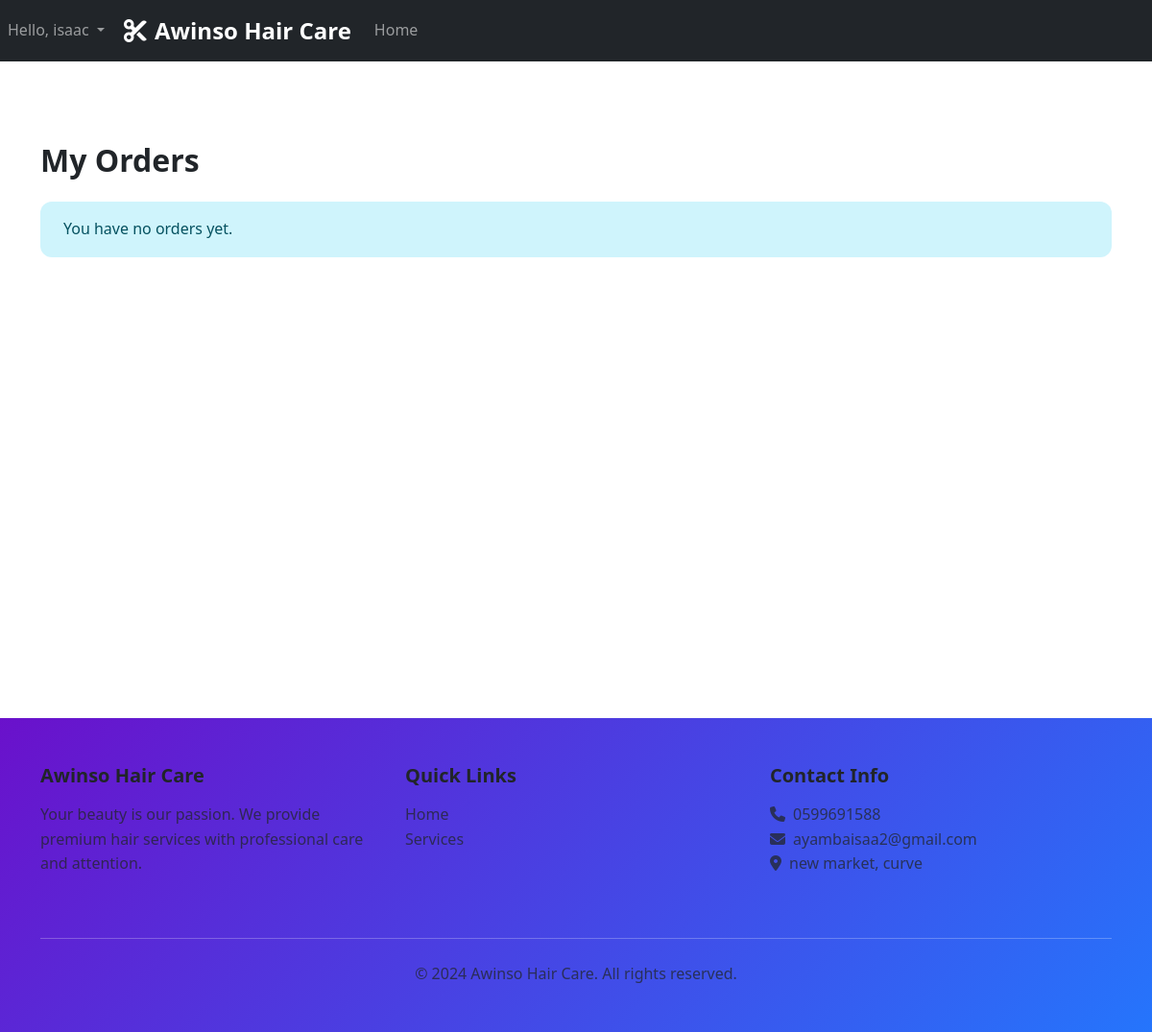
/my-orders/ (signed in), run on an earlier commit of the app's database.
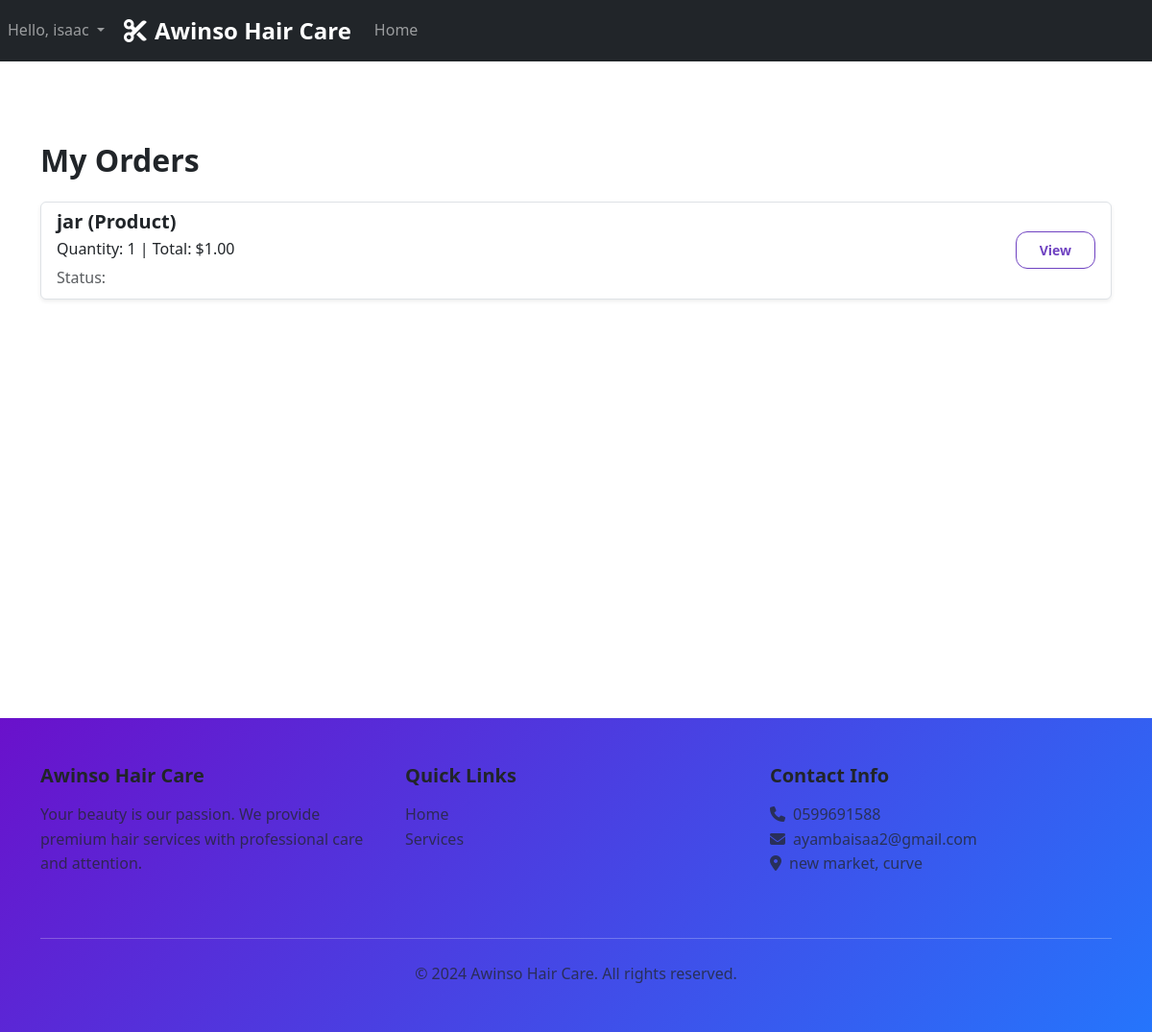
And on a later commit of the database.
### salon/models.py (models this page shows, shortened)
class ProductOrder(models.Model):
    PAYMENT_METHOD_CHOICES = [
        ('cash', 'Cash on Delivery'),
        ('momo', 'Mobile Money'),
    ]
    customer_name = models.CharField(max_length=100)
    customer_phone = models.CharField(max_length=15)
    customer_email = models.EmailField(blank=True, null=True)
    customer_address = models.TextField(blank=True, null=True)
    product_name = models.CharField(max_length=200)
    quantity = models.PositiveIntegerField(default=1)
    total_price = models.DecimalField(max_digits=10, decimal_places=2)
    notes = models.TextField(blank=True, null=True)
    payment_method = models.CharField(
        max_length=20,
        choices=PAYMENT_METHOD_CHOICES,
        default='cash'
    )
    payment_status = models.CharField(
        max_length=10,
        choices=[('pending', 'Pending'), ('paid', 'Paid')],
        default='pending'
    )
    user = models.ForeignKey(
        settings.AUTH_USER_MODEL,
        null=True,
        blank=True,
        on_delete=models.SET_NULL,
        related_name='product_orders'
    )
    created_at = models.DateTimeField(auto_now_add=True)  # if not already present
    order_date = models.DateTimeField(auto_now_add=True)
    subservice = models.ForeignKey(SubService, on_delete=models.SET_NULL, null=True, blank=True)
    class Meta:
        ordering = ['-order_date']
        verbose_name = "Product Order"
        verbose_name_plural = "Product Orders"

class SubService(models.Model):
    service = models.ForeignKey(Service, on_delete=models.CASCADE, related_name='subservices')
    name = models.CharField(max_length=200)
    description = models.TextField(blank=True)
    image = models.ImageField(upload_to='subservices/', null=True, blank=True)
    price = models.DecimalField(max_digits=8, decimal_places=2)
    duration = models.DurationField(blank=True, null=True)
    stock = models.PositiveIntegerField(default=0, blank=True)
    is_active = models.BooleanField(default=True)
    order = models.PositiveIntegerField(default=0)
    class Meta:
        ordering = ['order', 'name']
        verbose_name = "Sub Service"
        verbose_name_plural = "Sub Services"

### salon/views.py (the view)
# urls.py: path('my-orders/', views.my_orders, name='my_orders'),
@login_required
def my_orders(request):
    product_orders = ProductOrder.objects.filter(user=request.user)
    wig_orders = WigOrder.objects.filter(user=request.user)
    orders = sorted(
        list(product_orders) + list(wig_orders),
        key=lambda o: o.created_at,
        reverse=True
    )
    return render(request, 'my_orders.html', {'orders': orders})

### templates/my_orders.html (shortened to what this page needs)
{% extends 'base.html' %}
{% load static %}
{% block content %}
<div class="container py-5 mt-4">
    <h2 class="mb-4">My Orders</h2>
    {% if orders %}
        <div class="list-group">
            {% for order in orders %}
            <div class="list-group-item mb-3 shadow-sm">
                <div class="d-flex justify-content-between align-items-center">
                    <div>
                        {% if order.wig %}
                            <h5 class="mb-1">{{ order.wig.name }} (Wig)</h5>
                        {% else %}
                            <h5 class="mb-1">{{ order.subservice.name }} (Product)</h5>
                        {% endif %}
                        <p class="mb-1">Quantity: {{ order.quantity }} | Total: ${{ order.total_price }}</p>
                        <p class="mb-0 text-muted">Status: {{ order.status|capfirst }}</p>
                    </div>
                    <div>
                        {% if order.wig %}
                            <a href="{% url 'salon:view_wig_order' order.id %}" class="btn btn-sm btn-outline-primary">View</a>
                        {% else %}
                            <a href="{% url 'salon:view_order' order.id %}" class="btn btn-sm btn-outline-primary">View</a>
                        {% endif %}
                    </div>
                </div>
            </div>
            {% endfor %}
        </div>
    {% else %}
        <div class="alert alert-info">
            You have no orders yet.
        </div>
    {% endif %}
</div>
{% endblock %}

What changed in the data, as far as the page shows it:
added ProductOrder: subservice.name "jar", quantity "1", total_price "1.00"
Also different on the page:
text no longer shown: "You have no orders yet."
